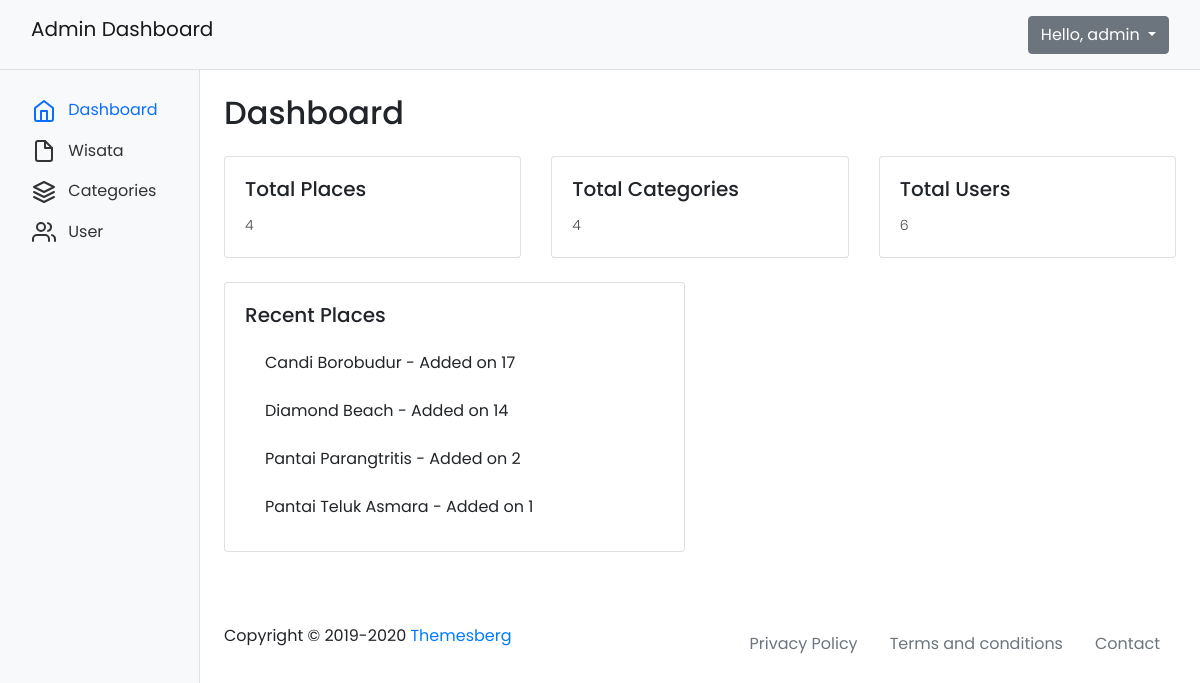
The app's page /admin_dashboard.php (signed in), older data.
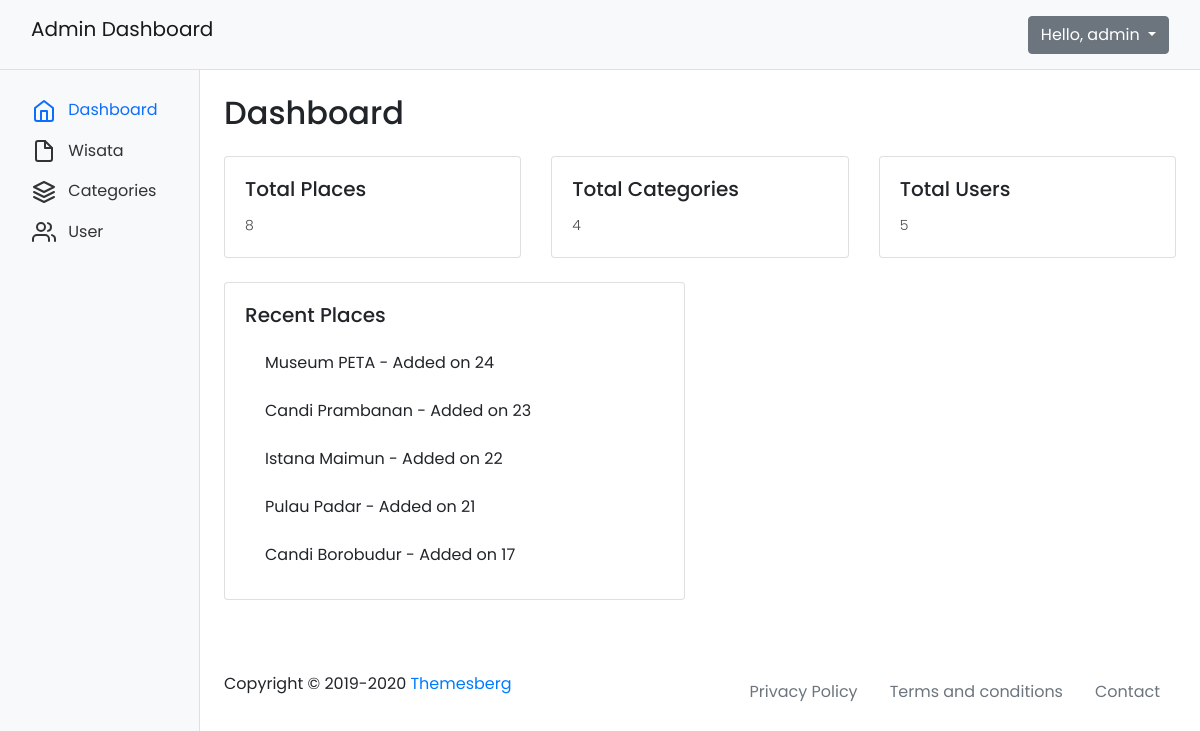
The same page, newer data.
### tables this page shows
CREATE TABLE `wisata` (
  `id_wisata` int(11) NOT NULL,
  `nama_tempat` varchar(32) NOT NULL,
  `id_kategori` int(11) NOT NULL,
  `lokasi` varchar(32) NOT NULL,
  `fasilitas` text NOT NULL,
  `htm` int(11) NOT NULL,
  `deskripsi` longtext NOT NULL,
  `foto_1` varchar(32) NOT NULL,
  `foto_2` varchar(32) NOT NULL,
  `foto_3` varchar(32) NOT NULL,
  `foto_4` varchar(32) NOT NULL
);

### admin_dashboard.php (the view, shortened to what the changed rows need)
<?php
include "connection.php";
$queryPlaces = mysqli_query($connection, "SELECT COUNT(*) AS total_places FROM wisata");
$queryUsers = mysqli_query($connection, "SELECT COUNT(*) AS total_users FROM user");
$queryRecentPlaces = mysqli_query($connection, "SELECT * FROM wisata ORDER BY id_wisata DESC LIMIT 5");
$rowPlaces = mysqli_fetch_assoc($queryPlaces);
$rowUsers = mysqli_fetch_assoc($queryUsers);
$recentPlaces = mysqli_fetch_all($queryRecentPlaces, MYSQLI_ASSOC);
?>
<!DOCTYPE html>
<html lang="en">
<head>
    <link rel="stylesheet" href="https://stackpath.bootstrapcdn.com/bootstrap/5.0.0-alpha1/css/bootstrap.min.css">
    <link rel="stylesheet" href="https://cdn.jsdelivr.net/chartist.js/latest/chartist.min.css">
    <link href="vendor/bootstrap/css/bootstrap.min.css" rel="stylesheet">
    <link rel="stylesheet" href="assets/css/fontawesome.css">
    <link rel="stylesheet" href="assets/css/style.css">
    <link rel="stylesheet" href="assets/css/owl.css">
</head>
<body>
    <div class="container-fluid">
        <div class="row">
            <main class="col-md-9 ml-sm-auto col-lg-10 px-md-4 py-4">
                <h1 class="h2">Dashboard</h1>
                <div class="row my-4">
                    <div class="col-md-4">
                        <div class="card">
                            <div class="card-body">
                                <h5 class="card-title">Total Places</h5>
                                <p class="card-text"><?php echo $rowPlaces['total_places']; ?></p>
                            </div>
                        </div>
                    </div>
                    <div class="col-md-4">
                        <div class="card">
                            <div class="card-body">
                                <h5 class="card-title">Total Users</h5>
                                <p class="card-text"><?php echo $rowUsers['total_users']; ?></p>
                            </div>
                        </div>
                    </div>
                </div>
                <div class="row my-4">
                    <div class="col-md-6">
                        <div class="card">
                            <div class="card-body">
                                <ul class="list-group list-group-flush">
                                    <?php foreach ($recentPlaces as $place) : ?>
                                        <li class="list-group-item"><?php echo $place['nama_tempat']; ?> - Added on <?php echo $place['id_wisata']; ?></li>
                                    <?php endforeach; ?>
                                </ul>
                            </div>
                        </div>
                    </div>
                </div>
            </main>
        </div>
    </div>
</body>
</html>

Row changes from the older to the newer data that the page shows:
no longer on this page (row edited): wisata: nama_tempat "Diamond Beach", id_wisata "14"
no longer on this page (row edited): wisata: nama_tempat "Pantai Parangtritis", id_wisata "2"
no longer on this page (row unchanged): wisata: nama_tempat "Pantai Teluk Asmara", id_wisata "1"
added wisata: nama_tempat "Museum PETA", id_wisata "24"
added wisata: nama_tempat "Candi Prambanan", id_wisata "23"
added wisata: nama_tempat "Istana Maimun", id_wisata "22"
added wisata: nama_tempat "Pulau Padar", id_wisata "21"
Text that changed along with them:
$rowPlaces['total_places']: "4" → "8"
$rowUsers['total_users']: "6" → "5"
